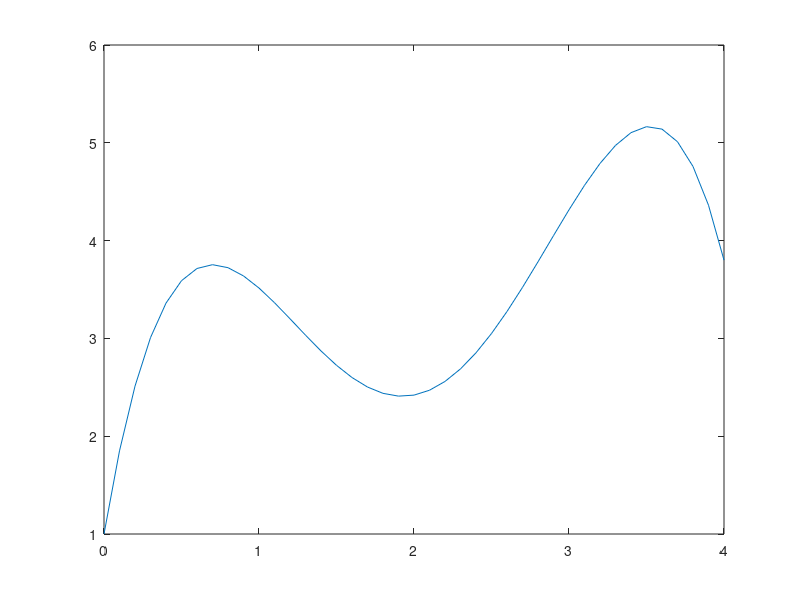

Recreate this plot in MATLAB.
function simple_euler_example
f = @odefun
x = 0:0.1:4; % x vector
y0 = 1; % initial condition at x0 and x0 = 0 in this case
y = euler(f,x,y0)
plot(x,y)
end

function [dydx] = odefun(x,y)
dydx = -2*x^3+12*x^2-20*x+8.5;
end

function [y] = euler(f,x,y0) % y0 is initial condition
n = length(x); % for loop is equal to the length of x
y = zeros(1,n); % preallocating y in memory
y(1) = y0; % initial condition
    for i=1:n-1
        dx = x(i+1)-x(i); % in case of not having a linear vector
        y(i+1) = y(i) + f(x(i),y(i))*dx; 
    end
    
end
